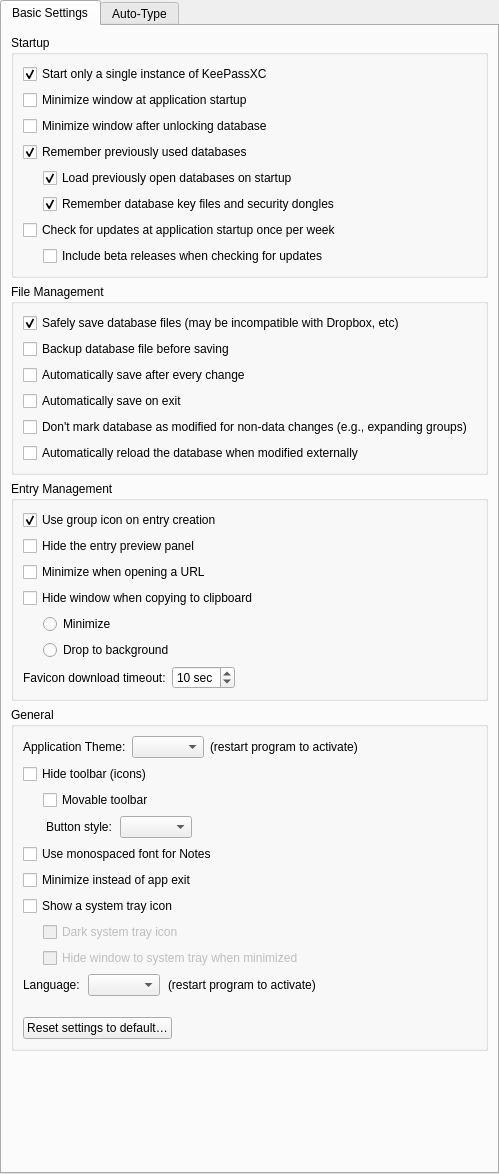
<?xml version="1.0" encoding="UTF-8"?>
<ui version="4.0">
 <class>ApplicationSettingsWidgetGeneral</class>
 <widget class="QWidget" name="ApplicationSettingsWidgetGeneral">
  <property name="geometry">
   <rect>
    <x>0</x>
    <y>0</y>
    <width>499</width>
    <height>1174</height>
   </rect>
  </property>
  <layout class="QVBoxLayout" name="verticalLayout_3">
   <property name="leftMargin">
    <number>0</number>
   </property>
   <property name="topMargin">
    <number>0</number>
   </property>
   <property name="rightMargin">
    <number>0</number>
   </property>
   <property name="bottomMargin">
    <number>0</number>
   </property>
   <item>
    <widget class="QTabWidget" name="generalSettingsTabWidget">
     <property name="currentIndex">
      <number>0</number>
     </property>
     <widget class="QWidget" name="tabGeneral">
      <attribute name="title">
       <string>Basic Settings</string>
      </attribute>
      <layout class="QVBoxLayout" name="verticalLayout">
       <item>
        <widget class="QGroupBox" name="startupGroup">
         <property name="title">
          <string>Startup</string>
         </property>
         <layout class="QVBoxLayout" name="verticalLayout_4">
          <item>
           <widget class="QCheckBox" name="singleInstanceCheckBox">
            <property name="text">
             <string>Start only a single instance of KeePassXC</string>
            </property>
            <property name="checked">
             <bool>true</bool>
            </property>
           </widget>
          </item>
          <item>
           <widget class="QCheckBox" name="systrayMinimizeOnStartup">
            <property name="text">
             <string>Minimize window at application startup</string>
            </property>
           </widget>
          </item>
          <item>
           <widget class="QCheckBox" name="minimizeAfterUnlockCheckBox">
            <property name="text">
             <string>Minimize window after unlocking database</string>
            </property>
           </widget>
          </item>
          <item>
           <widget class="QCheckBox" name="rememberLastDatabasesCheckBox">
            <property name="text">
             <string>Remember previously used databases</string>
            </property>
            <property name="checked">
             <bool>true</bool>
            </property>
           </widget>
          </item>
          <item>
           <layout class="QHBoxLayout" name="rememberDbSubLayout_2">
            <property name="spacing">
             <number>0</number>
            </property>
            <property name="sizeConstraint">
             <enum>QLayout::SetMaximumSize</enum>
            </property>
            <item>
             <spacer name="toolbarMovableSpacer_3">
              <property name="orientation">
               <enum>Qt::Horizontal</enum>
              </property>
              <property name="sizeType">
               <enum>QSizePolicy::Fixed</enum>
              </property>
              <property name="sizeHint" stdset="0">
               <size>
                <width>20</width>
                <height>20</height>
               </size>
              </property>
             </spacer>
            </item>
            <item>
             <widget class="QCheckBox" name="openPreviousDatabasesOnStartupCheckBox">
              <property name="text">
               <string>Load previously open databases on startup</string>
              </property>
              <property name="checked">
               <bool>true</bool>
              </property>
             </widget>
            </item>
           </layout>
          </item>
          <item>
           <layout class="QHBoxLayout" name="rememberDbSubLayout">
            <property name="spacing">
             <number>0</number>
            </property>
            <property name="sizeConstraint">
             <enum>QLayout::SetMaximumSize</enum>
            </property>
            <item>
             <spacer name="toolbarMovableSpacer_2">
              <property name="orientation">
               <enum>Qt::Horizontal</enum>
              </property>
              <property name="sizeType">
               <enum>QSizePolicy::Fixed</enum>
              </property>
              <property name="sizeHint" stdset="0">
               <size>
                <width>20</width>
                <height>20</height>
               </size>
              </property>
             </spacer>
            </item>
            <item>
             <widget class="QCheckBox" name="rememberLastKeyFilesCheckBox">
              <property name="text">
               <string>Remember database key files and security dongles</string>
              </property>
              <property name="checked">
               <bool>true</bool>
              </property>
             </widget>
            </item>
           </layout>
          </item>
          <item>
           <widget class="QCheckBox" name="checkForUpdatesOnStartupCheckBox">
            <property name="text">
             <string>Check for updates at application startup once per week</string>
            </property>
           </widget>
          </item>
          <item>
           <layout class="QHBoxLayout" name="checkUpdatesSubLayout">
            <property name="spacing">
             <number>0</number>
            </property>
            <item>
             <spacer name="checkUpdatesSpacer">
              <property name="orientation">
               <enum>Qt::Horizontal</enum>
              </property>
              <property name="sizeType">
               <enum>QSizePolicy::Fixed</enum>
              </property>
              <property name="sizeHint" stdset="0">
               <size>
                <width>20</width>
                <height>20</height>
               </size>
              </property>
             </spacer>
            </item>
            <item>
             <widget class="QCheckBox" name="checkForUpdatesIncludeBetasCheckBox">
              <property name="text">
               <string>Include beta releases when checking for updates</string>
              </property>
             </widget>
            </item>
           </layout>
          </item>
         </layout>
        </widget>
       </item>
       <item>
        <widget class="QGroupBox" name="saveGroup">
         <property name="title">
          <string>File Management</string>
         </property>
         <layout class="QVBoxLayout" name="verticalLayout_5">
          <item>
           <widget class="QCheckBox" name="useAtomicSavesCheckBox">
            <property name="text">
             <string>Safely save database files (may be incompatible with Dropbox, etc)</string>
            </property>
            <property name="checked">
             <bool>true</bool>
            </property>
           </widget>
          </item>
          <item>
           <widget class="QCheckBox" name="backupBeforeSaveCheckBox">
            <property name="text">
             <string>Backup database file before saving</string>
            </property>
           </widget>
          </item>
          <item>
           <widget class="QCheckBox" name="autoSaveAfterEveryChangeCheckBox">
            <property name="text">
             <string>Automatically save after every change</string>
            </property>
           </widget>
          </item>
          <item>
           <widget class="QCheckBox" name="autoSaveOnExitCheckBox">
            <property name="text">
             <string>Automatically save on exit</string>
            </property>
           </widget>
          </item>
          <item>
           <widget class="QCheckBox" name="ignoreGroupExpansionCheckBox">
            <property name="text">
             <string>Don't mark database as modified for non-data changes (e.g., expanding groups)</string>
            </property>
           </widget>
          </item>
          <item>
           <widget class="QCheckBox" name="autoReloadOnChangeCheckBox">
            <property name="text">
             <string>Automatically reload the database when modified externally</string>
            </property>
           </widget>
          </item>
         </layout>
        </widget>
       </item>
       <item>
        <widget class="QGroupBox" name="entryGroup">
         <property name="title">
          <string>Entry Management</string>
         </property>
         <layout class="QVBoxLayout" name="verticalLayout_6">
          <item>
           <widget class="QCheckBox" name="useGroupIconOnEntryCreationCheckBox">
            <property name="text">
             <string>Use group icon on entry creation</string>
            </property>
            <property name="checked">
             <bool>true</bool>
            </property>
           </widget>
          </item>
          <item>
           <widget class="QCheckBox" name="previewHideCheckBox">
            <property name="text">
             <string>Hide the entry preview panel</string>
            </property>
           </widget>
          </item>
          <item>
           <widget class="QCheckBox" name="minimizeOnOpenUrlCheckBox">
            <property name="text">
             <string>Minimize when opening a URL</string>
            </property>
           </widget>
          </item>
          <item>
           <widget class="QCheckBox" name="hideWindowOnCopyCheckBox">
            <property name="text">
             <string>Hide window when copying to clipboard</string>
            </property>
           </widget>
          </item>
          <item>
           <layout class="QHBoxLayout" name="hideWindowLayout_1">
            <property name="spacing">
             <number>0</number>
            </property>
            <item>
             <spacer name="hideWindowSpacer_1">
              <property name="orientation">
               <enum>Qt::Horizontal</enum>
              </property>
              <property name="sizeType">
               <enum>QSizePolicy::Fixed</enum>
              </property>
              <property name="sizeHint" stdset="0">
               <size>
                <width>20</width>
                <height>20</height>
               </size>
              </property>
             </spacer>
            </item>
            <item>
             <widget class="QRadioButton" name="minimizeOnCopyRadioButton">
              <property name="text">
               <string>Minimize</string>
              </property>
             </widget>
            </item>
           </layout>
          </item>
          <item>
           <layout class="QHBoxLayout" name="hideWindowLayout_2">
            <property name="spacing">
             <number>0</number>
            </property>
            <item>
             <spacer name="hideWindowSpacer_2">
              <property name="orientation">
               <enum>Qt::Horizontal</enum>
              </property>
              <property name="sizeType">
               <enum>QSizePolicy::Fixed</enum>
              </property>
              <property name="sizeHint" stdset="0">
               <size>
                <width>20</width>
                <height>20</height>
               </size>
              </property>
             </spacer>
            </item>
            <item>
             <widget class="QRadioButton" name="dropToBackgroundOnCopyRadioButton">
              <property name="text">
               <string>Drop to background</string>
              </property>
             </widget>
            </item>
           </layout>
          </item>
          <item>
           <layout class="QHBoxLayout" name="horizontalLayout" stretch="0,0,0">
            <item>
             <widget class="QLabel" name="faviconTimeoutLabel">
              <property name="text">
               <string>Favicon download timeout:</string>
              </property>
             </widget>
            </item>
            <item>
             <widget class="QSpinBox" name="faviconTimeoutSpinBox">
              <property name="enabled">
               <bool>true</bool>
              </property>
              <property name="focusPolicy">
               <enum>Qt::StrongFocus</enum>
              </property>
              <property name="accessibleName">
               <string>Website icon download timeout in seconds</string>
              </property>
              <property name="suffix">
               <string comment="Seconds"> sec</string>
              </property>
              <property name="minimum">
               <number>1</number>
              </property>
              <property name="maximum">
               <number>60</number>
              </property>
              <property name="value">
               <number>10</number>
              </property>
             </widget>
            </item>
            <item>
             <spacer name="horizontalSpacer_2">
              <property name="orientation">
               <enum>Qt::Horizontal</enum>
              </property>
              <property name="sizeHint" stdset="0">
               <size>
                <width>40</width>
                <height>20</height>
               </size>
              </property>
             </spacer>
            </item>
           </layout>
          </item>
         </layout>
        </widget>
       </item>
       <item>
        <widget class="QGroupBox" name="generalGroup">
         <property name="title">
          <string>General</string>
         </property>
         <layout class="QVBoxLayout" name="verticalLayout_7">
          <item>
           <layout class="QHBoxLayout" name="horizontalLayout_3">
            <item>
             <widget class="QLabel" name="appThemeLabel">
              <property name="text">
               <string>Application Theme:</string>
              </property>
             </widget>
            </item>
            <item>
             <widget class="QComboBox" name="appThemeSelection">
              <property name="accessibleName">
               <string>Application Theme Selection</string>
              </property>
             </widget>
            </item>
            <item>
             <widget class="QLabel" name="label">
              <property name="text">
               <string>(restart program to activate)</string>
              </property>
             </widget>
            </item>
            <item>
             <spacer name="horizontalSpacer_5">
              <property name="orientation">
               <enum>Qt::Horizontal</enum>
              </property>
              <property name="sizeHint" stdset="0">
               <size>
                <width>40</width>
                <height>20</height>
               </size>
              </property>
             </spacer>
            </item>
           </layout>
          </item>
          <item>
           <widget class="QCheckBox" name="toolbarHideCheckBox">
            <property name="text">
             <string>Hide toolbar (icons)</string>
            </property>
           </widget>
          </item>
          <item>
           <layout class="QHBoxLayout" name="toolbarMovableLayout">
            <property name="spacing">
             <number>0</number>
            </property>
            <property name="sizeConstraint">
             <enum>QLayout::SetMaximumSize</enum>
            </property>
            <item>
             <spacer name="toolbarMovableSpacer">
              <property name="orientation">
               <enum>Qt::Horizontal</enum>
              </property>
              <property name="sizeType">
               <enum>QSizePolicy::Fixed</enum>
              </property>
              <property name="sizeHint" stdset="0">
               <size>
                <width>20</width>
                <height>20</height>
               </size>
              </property>
             </spacer>
            </item>
            <item>
             <widget class="QCheckBox" name="toolbarMovableCheckBox">
              <property name="enabled">
               <bool>true</bool>
              </property>
              <property name="sizePolicy">
               <sizepolicy hsizetype="Minimum" vsizetype="Fixed">
                <horstretch>0</horstretch>
                <verstretch>0</verstretch>
               </sizepolicy>
              </property>
              <property name="text">
               <string>Movable toolbar</string>
              </property>
             </widget>
            </item>
           </layout>
          </item>
          <item>
           <layout class="QHBoxLayout" name="toolButtonStyleLayout" stretch="0,0,0,1">
            <property name="spacing">
             <number>0</number>
            </property>
            <item>
             <spacer name="toolButtonStyleSpacer">
              <property name="orientation">
               <enum>Qt::Horizontal</enum>
              </property>
              <property name="sizeType">
               <enum>QSizePolicy::Fixed</enum>
              </property>
              <property name="sizeHint" stdset="0">
               <size>
                <width>20</width>
                <height>20</height>
               </size>
              </property>
             </spacer>
            </item>
            <item alignment="Qt::AlignRight">
             <widget class="QLabel" name="toolButtonStyleLabel">
              <property name="enabled">
               <bool>true</bool>
              </property>
              <property name="sizePolicy">
               <sizepolicy hsizetype="Preferred" vsizetype="Fixed">
                <horstretch>0</horstretch>
                <verstretch>0</verstretch>
               </sizepolicy>
              </property>
              <property name="styleSheet">
               <string notr="true">margin-right: 5px</string>
              </property>
              <property name="text">
               <string>Button style:</string>
              </property>
             </widget>
            </item>
            <item>
             <widget class="QComboBox" name="toolButtonStyleComboBox">
              <property name="enabled">
               <bool>true</bool>
              </property>
              <property name="sizePolicy">
               <sizepolicy hsizetype="Expanding" vsizetype="Fixed">
                <horstretch>0</horstretch>
                <verstretch>0</verstretch>
               </sizepolicy>
              </property>
              <property name="focusPolicy">
               <enum>Qt::StrongFocus</enum>
              </property>
              <property name="accessibleName">
               <string>Toolbar button style</string>
              </property>
              <property name="sizeAdjustPolicy">
               <enum>QComboBox::AdjustToContents</enum>
              </property>
             </widget>
            </item>
            <item>
             <spacer name="horizontalSpacer_3">
              <property name="orientation">
               <enum>Qt::Horizontal</enum>
              </property>
              <property name="sizeHint" stdset="0">
               <size>
                <width>40</width>
                <height>20</height>
               </size>
              </property>
             </spacer>
            </item>
           </layout>
          </item>
          <item>
           <widget class="QCheckBox" name="monospaceNotesCheckBox">
            <property name="text">
             <string>Use monospaced font for Notes</string>
            </property>
           </widget>
          </item>
          <item>
           <widget class="QCheckBox" name="minimizeOnCloseCheckBox">
            <property name="text">
             <string>Minimize instead of app exit</string>
            </property>
           </widget>
          </item>
          <item>
           <widget class="QCheckBox" name="systrayShowCheckBox">
            <property name="text">
             <string>Show a system tray icon</string>
            </property>
           </widget>
          </item>
          <item>
           <layout class="QHBoxLayout" name="horizontalLayout_4">
            <property name="spacing">
             <number>0</number>
            </property>
            <property name="sizeConstraint">
             <enum>QLayout::SetMaximumSize</enum>
            </property>
            <item>
             <spacer name="horizontalSpacer_4">
              <property name="orientation">
               <enum>Qt::Horizontal</enum>
              </property>
              <property name="sizeType">
               <enum>QSizePolicy::Fixed</enum>
              </property>
              <property name="sizeHint" stdset="0">
               <size>
                <width>20</width>
                <height>20</height>
               </size>
              </property>
             </spacer>
            </item>
            <item>
             <widget class="QCheckBox" name="systrayDarkIconCheckBox">
              <property name="enabled">
               <bool>false</bool>
              </property>
              <property name="text">
               <string>Dark system tray icon</string>
              </property>
             </widget>
            </item>
           </layout>
          </item>
          <item>
           <widget class="QWidget" name="systraySettings" native="true">
            <layout class="QVBoxLayout" name="systrayLayout">
             <property name="leftMargin">
              <number>0</number>
             </property>
             <property name="topMargin">
              <number>0</number>
             </property>
             <property name="rightMargin">
              <number>0</number>
             </property>
             <property name="bottomMargin">
              <number>0</number>
             </property>
             <item>
              <layout class="QHBoxLayout" name="horizontalLayout_2">
               <property name="spacing">
                <number>0</number>
               </property>
               <property name="sizeConstraint">
                <enum>QLayout::SetMaximumSize</enum>
               </property>
               <item>
                <spacer name="horizontalSpacer">
                 <property name="orientation">
                  <enum>Qt::Horizontal</enum>
                 </property>
                 <property name="sizeType">
                  <enum>QSizePolicy::Fixed</enum>
                 </property>
                 <property name="sizeHint" stdset="0">
                  <size>
                   <width>20</width>
                   <height>20</height>
                  </size>
                 </property>
                </spacer>
               </item>
               <item>
                <widget class="QCheckBox" name="systrayMinimizeToTrayCheckBox">
                 <property name="enabled">
                  <bool>false</bool>
                 </property>
                 <property name="sizePolicy">
                  <sizepolicy hsizetype="Minimum" vsizetype="Fixed">
                   <horstretch>0</horstretch>
                   <verstretch>0</verstretch>
                  </sizepolicy>
                 </property>
                 <property name="text">
                  <string>Hide window to system tray when minimized</string>
                 </property>
                </widget>
               </item>
              </layout>
             </item>
            </layout>
           </widget>
          </item>
          <item>
           <layout class="QHBoxLayout" name="languageLabelLayout_2" stretch="0,0,0,1">
            <property name="spacing">
             <number>8</number>
            </property>
            <item alignment="Qt::AlignRight">
             <widget class="QLabel" name="languageLabel_2">
              <property name="sizePolicy">
               <sizepolicy hsizetype="Preferred" vsizetype="Preferred">
                <horstretch>0</horstretch>
                <verstretch>0</verstretch>
               </sizepolicy>
              </property>
              <property name="text">
               <string>Language:</string>
              </property>
             </widget>
            </item>
            <item>
             <widget class="QComboBox" name="languageComboBox">
              <property name="sizePolicy">
               <sizepolicy hsizetype="Expanding" vsizetype="Fixed">
                <horstretch>0</horstretch>
                <verstretch>0</verstretch>
               </sizepolicy>
              </property>
              <property name="focusPolicy">
               <enum>Qt::StrongFocus</enum>
              </property>
              <property name="accessibleName">
               <string>Language selection</string>
              </property>
             </widget>
            </item>
            <item>
             <widget class="QLabel" name="languageLabel_3">
              <property name="text">
               <string>(restart program to activate)</string>
              </property>
             </widget>
            </item>
            <item>
             <spacer name="spacer3">
              <property name="orientation">
               <enum>Qt::Horizontal</enum>
              </property>
              <property name="sizeHint" stdset="0">
               <size>
                <width>40</width>
                <height>20</height>
               </size>
              </property>
             </spacer>
            </item>
           </layout>
          </item>
          <item>
           <spacer name="verticalSpacer">
            <property name="orientation">
             <enum>Qt::Vertical</enum>
            </property>
            <property name="sizeType">
             <enum>QSizePolicy::Fixed</enum>
            </property>
            <property name="sizeHint" stdset="0">
             <size>
              <width>20</width>
              <height>15</height>
             </size>
            </property>
           </spacer>
          </item>
          <item>
           <layout class="QHBoxLayout" name="resetSettingsSubLayout">
            <property name="spacing">
             <number>0</number>
            </property>
            <property name="sizeConstraint">
             <enum>QLayout::SetMaximumSize</enum>
            </property>
            <item>
             <widget class="QPushButton" name="resetSettingsButton">
              <property name="text">
               <string>Reset settings to default…</string>
              </property>
             </widget>
            </item>
            <item>
             <spacer name="spacer4">
              <property name="orientation">
               <enum>Qt::Horizontal</enum>
              </property>
              <property name="sizeType">
               <enum>QSizePolicy::Expanding</enum>
              </property>
              <property name="sizeHint" stdset="0">
               <size>
                <width>50</width>
                <height>20</height>
               </size>
              </property>
             </spacer>
            </item>
           </layout>
          </item>
         </layout>
        </widget>
       </item>
       <item>
        <spacer name="verticalSpacer_2">
         <property name="orientation">
          <enum>Qt::Vertical</enum>
         </property>
         <property name="sizeType">
          <enum>QSizePolicy::Expanding</enum>
         </property>
         <property name="sizeHint" stdset="0">
          <size>
           <width>20</width>
           <height>40</height>
          </size>
         </property>
        </spacer>
       </item>
      </layout>
     </widget>
     <widget class="QWidget" name="tabAutotype">
      <attribute name="title">
       <string>Auto-Type</string>
      </attribute>
      <layout class="QVBoxLayout" name="verticalLayout_2">
       <item>
        <widget class="QCheckBox" name="autoTypeEntryTitleMatchCheckBox">
         <property name="text">
          <string>Use entry title to match windows for global Auto-Type</string>
         </property>
        </widget>
       </item>
       <item>
        <widget class="QCheckBox" name="autoTypeEntryURLMatchCheckBox">
         <property name="text">
          <string>Use entry URL to match windows for global Auto-Type</string>
         </property>
        </widget>
       </item>
       <item>
        <widget class="QCheckBox" name="autoTypeAskCheckBox">
         <property name="text">
          <string>Always ask before performing Auto-Type</string>
         </property>
         <property name="checked">
          <bool>true</bool>
         </property>
        </widget>
       </item>
       <item>
        <layout class="QFormLayout" name="formLayout_2">
         <property name="topMargin">
          <number>10</number>
         </property>
         <item row="1" column="0">
          <widget class="QLabel" name="autoTypeShortcutLabel">
           <property name="text">
            <string>Global Auto-Type shortcut</string>
           </property>
          </widget>
         </item>
         <item row="1" column="1">
          <widget class="ShortcutWidget" name="autoTypeShortcutWidget">
           <property name="sizePolicy">
            <sizepolicy hsizetype="Expanding" vsizetype="Fixed">
             <horstretch>0</horstretch>
             <verstretch>0</verstretch>
            </sizepolicy>
           </property>
           <property name="accessibleName">
            <string>Global auto-type shortcut</string>
           </property>
          </widget>
         </item>
         <item row="3" column="0">
          <widget class="QLabel" name="autoTypeDelayLabel">
           <property name="text">
            <string>Auto-Type typing delay</string>
           </property>
          </widget>
         </item>
         <item row="3" column="1">
          <widget class="QSpinBox" name="autoTypeDelaySpinBox">
           <property name="sizePolicy">
            <sizepolicy hsizetype="Minimum" vsizetype="Fixed">
             <horstretch>0</horstretch>
             <verstretch>0</verstretch>
            </sizepolicy>
           </property>
           <property name="accessibleName">
            <string>Auto-type character typing delay milliseconds</string>
           </property>
           <property name="suffix">
            <string comment="Milliseconds"> ms</string>
           </property>
           <property name="prefix">
            <string/>
           </property>
           <property name="maximum">
            <number>1000</number>
           </property>
           <property name="value">
            <number>25</number>
           </property>
          </widget>
         </item>
         <item row="2" column="0">
          <widget class="QLabel" name="autoTypeStartDelayLabel">
           <property name="text">
            <string>Auto-Type start delay</string>
           </property>
          </widget>
         </item>
         <item row="2" column="1">
          <widget class="QSpinBox" name="autoTypeStartDelaySpinBox">
           <property name="sizePolicy">
            <sizepolicy hsizetype="Minimum" vsizetype="Fixed">
             <horstretch>0</horstretch>
             <verstretch>0</verstretch>
            </sizepolicy>
           </property>
           <property name="accessibleName">
            <string>Auto-type start delay milliseconds</string>
           </property>
           <property name="suffix">
            <string comment="Milliseconds"> ms</string>
           </property>
           <property name="prefix">
            <string/>
           </property>
           <property name="minimum">
            <number>100</number>
           </property>
           <property name="maximum">
            <number>10000</number>
           </property>
           <property name="singleStep">
            <number>100</number>
           </property>
           <property name="value">
            <number>500</number>
           </property>
          </widget>
         </item>
        </layout>
       </item>
       <item>
        <spacer name="verticalSpacer_3">
         <property name="orientation">
          <enum>Qt::Vertical</enum>
         </property>
         <property name="sizeHint" stdset="0">
          <size>
           <width>20</width>
           <height>40</height>
          </size>
         </property>
        </spacer>
       </item>
      </layout>
     </widget>
    </widget>
   </item>
  </layout>
 </widget>
 <customwidgets>
  <customwidget>
   <class>ShortcutWidget</class>
   <extends>QLineEdit</extends>
   <header>autotype/ShortcutWidget.h</header>
  </customwidget>
 </customwidgets>
 <resources/>
 <connections/>
</ui>
